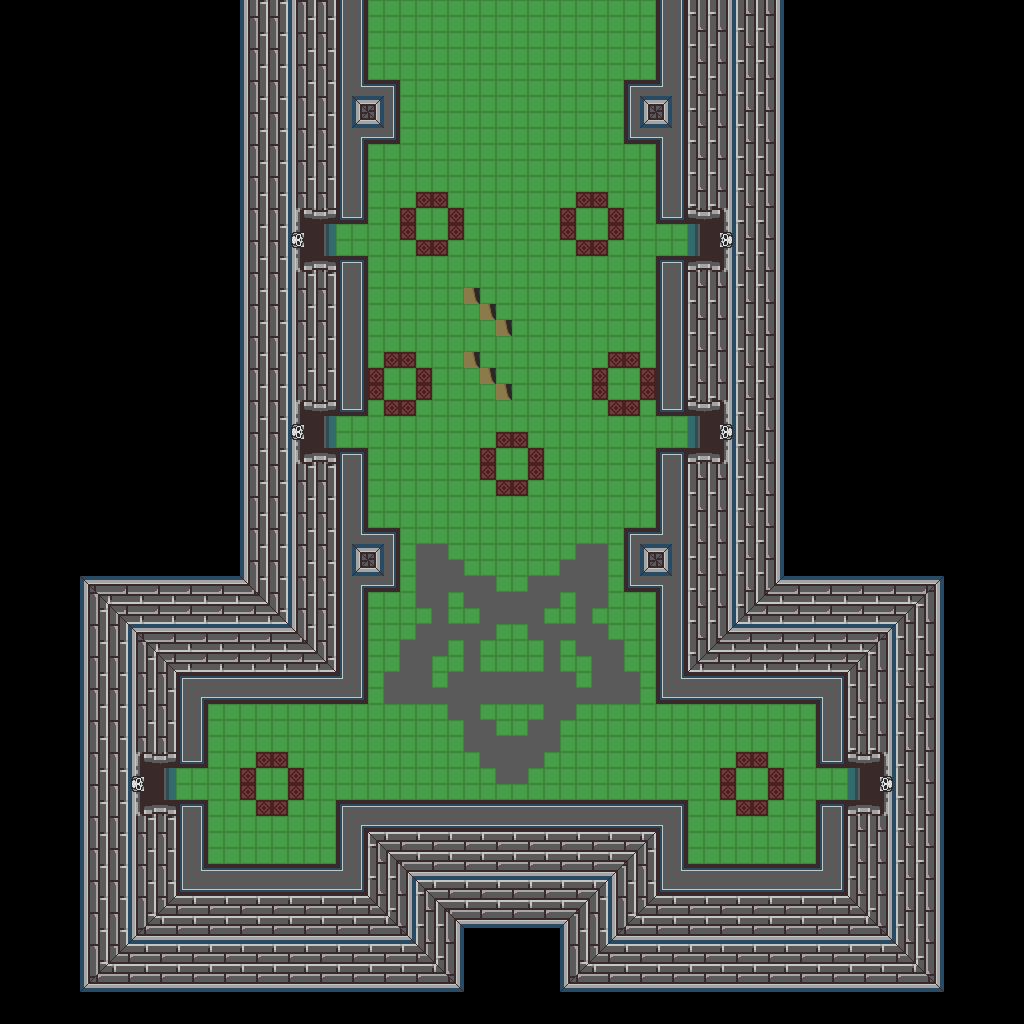

Below is a game level as drawn by its tile map, then a one-line description and the .tmx that defines it (tile-layer data replaced by summaries):
An orthogonal 64x64 tile map with 16x16 px tiles, 1 tile layer (base), 1 hidden layer not drawn and 30 objects.

<map version="1.10" tiledversion="1.12.1" orientation="orthogonal" renderorder="right-down" width="64" height="64" tilewidth="16" tileheight="16" infinite="0" nextlayerid="3" nextobjectid="31">
 <tileset firstgid="1" source="../classiciphone_pics4.tsx" />
 <layer id="1" name="base" width="64" height="64">
  <data>[4096 cells, 4096 non-empty, 93 distinct tile ids]</data>
 </layer>
 <layer id="2" name="collision" width="64" height="64" visible="0">
  <properties><property name="collision" value="true" /></properties>
  <data>[4096 cells, 2996 non-empty, 1 distinct tile ids]</data>
 </layer>
 <objectgroup id="3" name="npcs">
  <object id="1" x="640.0" y="64.0" width="16" height="16">
   <properties>
    <property name="gani" value="darkpillar.png" />
    <property name="script" type="string">-- Auto-converted from GraalScript
-- // NPC made by Nelix (Ventrue Vampires)
-- [CLIENT-SIDE — server no-op]
-- if (created) {
-- dontblock;
-- }</property>
   </properties>
  </object>
  <object id="2" x="640.0" y="512.0" width="16" height="16">
   <properties>
    <property name="gani" value="darkpillar.png" />
    <property name="script" type="string">-- Auto-converted from GraalScript
-- // NPC made by Nelix (Ventrue Vampires)
-- [CLIENT-SIDE — server no-op]
-- if (created) {
-- dontblock;
-- }</property>
   </properties>
  </object>
  <object id="3" x="352.0" y="512.0" width="16" height="16">
   <properties>
    <property name="gani" value="darkpillar.png" />
    <property name="script" type="string">-- Auto-converted from GraalScript
-- // NPC made by Nelix (Ventrue Vampires)
-- [CLIENT-SIDE — server no-op]
-- if (created) {
-- dontblock;
-- }</property>
   </properties>
  </object>
  <object id="4" x="352.0" y="64.0" width="16" height="16">
   <properties>
    <property name="gani" value="darkpillar.png" />
    <property name="script" type="string">-- Auto-converted from GraalScript
-- // NPC made by Nelix (Ventrue Vampires)
-- [CLIENT-SIDE — server no-op]
-- if (created) {
-- dontblock;
-- }</property>
   </properties>
  </object>
  <object id="5" x="352.0" y="528.0" width="16" height="16">
   <properties>
    <property name="gani" value="handlamp1on.mng" />
    <property name="script" type="string">-- Auto-converted from GraalScript
-- // NPC made by Stev (Ventrue Vampires)
-- [CLIENT-SIDE — server no-op]
-- if (created) {
-- 
-- setimgpart handlamp1on.mng,0,0,32,48;
-- setzoomeffect 0.7;
-- drawoverplayer;
-- 
-- //glow
-- showimg 1,light2.png,x-3,y-2.5;
-- changeimgcolors 1,1,0.35,0,0.62;
-- changeimgzoom 1,0.5;
-- }</property>
   </properties>
  </object>
  <object id="6" x="352.0" y="80.0" width="16" height="16">
   <properties>
    <property name="gani" value="handlamp1on.mng" />
    <property name="script" type="string">-- Auto-converted from GraalScript
-- // NPC made by Stev (Ventrue Vampires)
-- [CLIENT-SIDE — server no-op]
-- if (created) {
-- 
-- setimgpart handlamp1on.mng,0,0,32,48;
-- setzoomeffect 0.7;
-- drawoverplayer;
-- 
-- //glow
-- showimg 1,light2.png,x-3,y-2.5;
-- changeimgcolors 1,1,0.35,0,0.62;
-- changeimgzoom 1,0.5;
-- }</property>
   </properties>
  </object>
  <object id="7" x="640.0" y="80.0" width="16" height="16">
   <properties>
    <property name="gani" value="handlamp1on.mng" />
    <property name="script" type="string">-- Auto-converted from GraalScript
-- // NPC made by Stev (Ventrue Vampires)
-- [CLIENT-SIDE — server no-op]
-- if (created) {
-- 
-- setimgpart handlamp1on.mng,0,0,32,48;
-- setzoomeffect 0.7;
-- drawoverplayer;
-- 
-- //glow
-- showimg 1,light2.png,x-3,y-2.5;
-- changeimgcolors 1,1,0.35,0,0.62;
-- changeimgzoom 1,0.5;
-- }</property>
   </properties>
  </object>
  <object id="8" x="640.0" y="528.0" width="16" height="16">
   <properties>
    <property name="gani" value="handlamp1on.mng" />
    <property name="script" type="string">-- Auto-converted from GraalScript
-- // NPC made by Stev (Ventrue Vampires)
-- [CLIENT-SIDE — server no-op]
-- if (created) {
-- 
-- setimgpart handlamp1on.mng,0,0,32,48;
-- setzoomeffect 0.7;
-- drawoverplayer;
-- 
-- //glow
-- showimg 1,light2.png,x-3,y-2.5;
-- changeimgcolors 1,1,0.35,0,0.62;
-- changeimgzoom 1,0.5;
-- }</property>
   </properties>
  </object>
  <object id="9" x="704.0" y="480.0" width="16" height="16">
   <properties>
    <property name="script" type="string">-- Auto-converted from GraalScript
-- // NPC made by Stev (Ventrue Vampires)
-- [CLIENT-SIDE — server no-op]
-- // Level effect
-- if (playerenters) {seteffect 0,0,0,0.4;
-- }</property>
   </properties>
  </object>
  <object id="10" x="592.0" y="48.0" width="16" height="16">
   <properties>
    <property name="gani" value="light2.png" />
    <property name="script" type="string">-- Auto-converted from GraalScript
-- // NPC made by Stefan Knorr
-- if (created) {
-- setimg light2.png;
self.dontblock = true
end
-- [CLIENT-SIDE — server no-op]
-- if (playerenters) {
-- setcoloreffect 1,0,0,0.66;
-- drawaslight;
-- }</property>
   </properties>
  </object>
  <object id="11" x="304.0" y="48.0" width="16" height="16">
   <properties>
    <property name="gani" value="light2.png" />
    <property name="script" type="string">-- Auto-converted from GraalScript
-- // NPC made by Stefan Knorr
-- if (created) {
-- setimg light2.png;
self.dontblock = true
end
-- [CLIENT-SIDE — server no-op]
-- if (playerenters) {
-- setcoloreffect 1,0,0,0.66;
-- drawaslight;
-- }</property>
   </properties>
  </object>
  <object id="12" x="304.0" y="496.0" width="16" height="16">
   <properties>
    <property name="gani" value="light2.png" />
    <property name="script" type="string">-- Auto-converted from GraalScript
-- // NPC made by Stefan Knorr
-- if (created) {
-- setimg light2.png;
self.dontblock = true
end
-- [CLIENT-SIDE — server no-op]
-- if (playerenters) {
-- setcoloreffect 1,0,0,0.66;
-- drawaslight;
-- }</property>
   </properties>
  </object>
  <object id="13" x="592.0" y="496.0" width="16" height="16">
   <properties>
    <property name="gani" value="light2.png" />
    <property name="script" type="string">-- Auto-converted from GraalScript
-- // NPC made by Stefan Knorr
-- if (created) {
-- setimg light2.png;
self.dontblock = true
end
-- [CLIENT-SIDE — server no-op]
-- if (playerenters) {
-- setcoloreffect 1,0,0,0.66;
-- drawaslight;
-- }</property>
   </properties>
  </object>
  <object id="14" x="768.0" y="688.0" width="16" height="16">
   <properties>
    <property name="script" type="string">-- Auto-converted from GraalScript
-- // Graal2002 NPC by Stefan Knorr
-- [CLIENT-SIDE — server no-op]
-- if (created) {
-- // Initialize the attributes
-- showcharacter;
-- setcharprop #3,headc-razorstyle.png;
-- setcharprop #C0,black;
-- setcharprop #C1,black;
-- setcharprop #C2,black;
-- setcharprop #C3,black;
-- setcharprop #C4,black;
-- setcharprop #2,no-shield.png;
-- setcharprop #8,bodyc-bodysage2.mng;
-- shieldpower = 3;
-- dir = 1;
-- }</property>
   </properties>
  </object>
  </objectgroup>
</map>
<!-- 16 of 30 objects omitted -->
